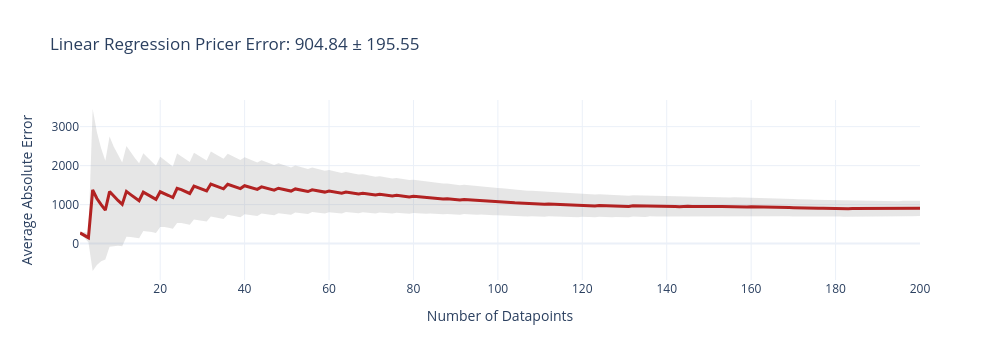
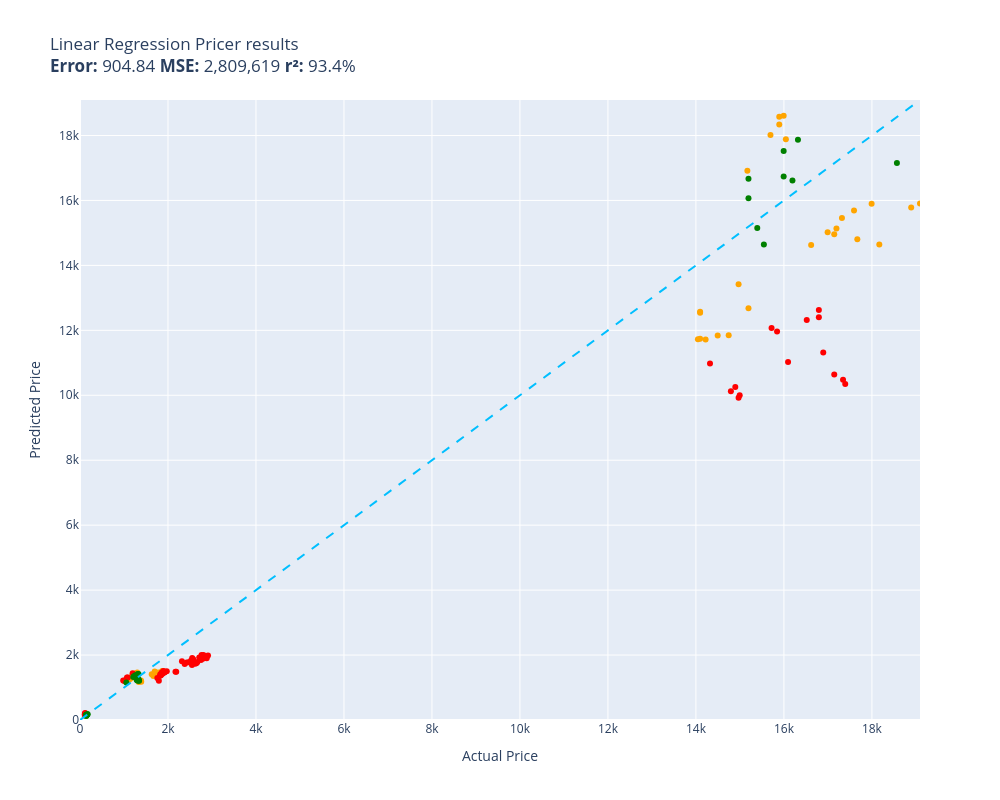

Write notebook code for charts like these, in order.
### Code cell
evaluate(linear_regression_pricer, test)

### Figure 1 — Plotly figure (JSON) as saved in the notebook; plotly's stock layout.template omitted (floating-point values rounded to 4 significant figures; data arrays with more than 128 entries replaced by an {"elided": "..."} marker saying what was removed)
{"data": [{"fill": "toself", "fillcolor": "rgba(128,128,128,0.2)", "hoverinfo": "skip", "line": {"color": "rgba(255,255,255,0)"}, "name": "95% CI", "showlegend": false, "type": "scatter", "x": {"elided": "400 int values"}, "y": {"elided": "400 float values"}}, {"customdata": {"elided": "200x1 float values"}, "hovertemplate": "n=%{x}<br>Avg Error=%{y:,.2f}<br>±95% CI=%{customdata[0]:,.2f}<extra></extra>", "line": {"color": "firebrick", "width": 3}, "mode": "lines", "name": "Cumulative Avg Error", "type": "scatter", "x": {"elided": "200 int values"}, "y": {"elided": "200 float values"}}], "layout": {"height": 360, "showlegend": false, "title": {"text": "Linear Regression Pricer Error: 904.84 ± 195.55"}, "width": 1000, "xaxis": {"title": {"text": "Number of Datapoints"}}, "yaxis": {"title": {"text": "Average Absolute Error"}}}}

### Figure 2 — Plotly figure (JSON) as saved in the notebook; plotly's stock layout.template omitted (floating-point values rounded to 4 significant figures)
{"data": [{"customdata": [["PTRO.JK\nGuess=1,425.58 Actual=1,700.00"], ["ADMR.JK\nGuess=1,170.12 Actual=1,334.36"], ["BUMI.JK\nGuess=122.90 Actual=141.00"], ["PTRO.JK\nGuess=1,406.83 Actual=1,690.00"], ["ADMR.JK\nGuess=1,181.28 Actual=1,391.55"], ["BUMI.JK\nGuess=124.91 Actual=139.00"], ["PTRO.JK\nGuess=1,405.54 Actual=1,630.00"], ["ADMR.JK\nGuess=1,220.16 Actual=1,386.79"], ["PTRO.JK\nGuess=1,398.91 Actual=1,680.00"], ["PTRO.JK\nGuess=1,357.44 Actual=1,667.50"], ["BUMI.JK\nGuess=154.77 Actual=135.00"], ["PTRO.JK\nGuess=1,441.64 Actual=1,720.00"], ["BUMI.JK\nGuess=150.18 Actual=135.00"], ["PTRO.JK\nGuess=1,495.01 Actual=1,697.50"], ["BUMI.JK\nGuess=152.37 Actual=130.00"], ["PTRO.JK\nGuess=1,459.07 Actual=1,777.50"], ["BUMI.JK\nGuess=150.93 Actual=127.00"], ["PTRO.JK\nGuess=1,510.18 Actual=1,877.50"], ["ADMR.JK\nGuess=1,458.93 Actual=1,301.01"], ["ADMR.JK\nGuess=1,443.17 Actual=1,267.65"], ["PANI.JK\nGuess=11,847.02 Actual=14,744.61"], ["ADMR.JK\nGuess=1,416.52 Actual=1,248.58"], ["BUMI.JK\nGuess=166.16 Actual=149.00"], ["BUMI.JK\nGuess=170.80 Actual=153.00"], ["PANI.JK\nGuess=11,726.65 Actual=14,044.87"], ["PANI.JK\nGuess=11,837.70 Actual=14,494.70"], ["ADMR.JK\nGuess=1,385.30 Actual=1,248.58"], ["PANI.JK\nGuess=11,719.04 Actual=14,219.80"], ["BUMI.JK\nGuess=161.02 Actual=143.00"], ["PANI.JK\nGuess=11,743.64 Actual=14,094.85"], ["BUMI.JK\nGuess=164.33 Actual=143.00"], ["PANI.JK\nGuess=12,573.22 Actual=14,094.85"], ["ADMR.JK\nGuess=1,326.64 Actual=1,205.69"], ["BUMI.JK\nGuess=171.54 Actual=146.00"], ["PANI.JK\nGuess=12,539.71 Actual=14,094.85"], ["ADMR.JK\nGuess=1,349.41 Actual=1,210.46"], ["PANI.JK\nGuess=12,677.99 Actual=15,194.45"], ["PTRO.JK\nGuess=1,497.48 Actual=1,862.50"], ["ADMR.JK\nGuess=1,355.76 Actual=1,205.69"], ["PANI.JK\nGuess=13,419.37 Actual=14,969.53"], ["ADMR.JK\nGuess=1,323.62 Actual=1,167.57"], ["ADMR.JK\nGuess=1,341.03 Actual=1,191.40"], ["ADMR.JK\nGuess=1,375.09 Actual=1,191.40"], ["ADMR.JK\nGuess=1,364.71 Actual=1,215.22"], ["PANI.JK\nGuess=16,914.17 Actual=15,169.46"], ["PANI.JK\nGuess=15,019.16 Actual=16,993.79"], ["PANI.JK\nGuess=15,900.68 Actual=17,993.42"], ["BUMI.JK\nGuess=169.63 Actual=148.00"], ["PANI.JK\nGuess=15,688.62 Actual=17,593.57"], ["ADMR.JK\nGuess=1,372.58 Actual=1,239.05"], ["BUMI.JK\nGuess=169.22 Actual=145.00"], ["PANI.JK\nGuess=15,908.91 Actual=19,093.02"], ["BUMI.JK\nGuess=170.24 Actual=145.00"], ["PANI.JK\nGuess=15,784.37 Actual=18,893.10"], ["ADMR.JK\nGuess=1,312.19 Actual=1,181.87"], ["BUMI.JK\nGuess=169.12 Actual=143.00"], ["ADMR.JK\nGuess=1,301.31 Actual=1,143.74"], ["BUMI.JK\nGuess=164.66 Actual=139.00"], ["PANI.JK\nGuess=18,579.84 Actual=15,894.19"], ["ADMR.JK\nGuess=1,273.74 Actual=1,110.38"], ["PANI.JK\nGuess=18,334.83 Actual=15,894.19"], ["PANI.JK\nGuess=18,607.39 Actual=15,994.16"], ["ADMR.JK\nGuess=1,257.05 Actual=1,077.02"], ["PANI.JK\nGuess=18,016.08 Actual=15,694.26"], ["ADMR.JK\nGuess=1,267.79 Actual=1,096.09"], ["PANI.JK\nGuess=17,885.05 Actual=16,044.14"], ["ADMR.JK\nGuess=1,250.91 Actual=1,096.09"], ["ADMR.JK\nGuess=1,283.84 Actual=1,081.79"], ["ADMR.JK\nGuess=1,272.84 Actual=1,143.74"], ["ADMR.JK\nGuess=1,234.30 Actual=1,110.38"], ["PANI.JK\nGuess=15,456.51 Actual=17,318.67"], ["ADMR.JK\nGuess=1,212.22 Actual=1,077.02"], ["PANI.JK\nGuess=14,955.02 Actual=17,143.73"], ["PANI.JK\nGuess=14,627.53 Actual=16,618.93"], ["ADMR.JK\nGuess=1,195.68 Actual=1,029.37"], ["PANI.JK\nGuess=15,132.69 Actual=17,193.72"], ["PANI.JK\nGuess=14,802.51 Actual=17,668.54"], ["PANI.JK\nGuess=14,644.20 Actual=18,168.36"]], "hovertemplate": "%{customdata[0]}<extra></extra>", "legendgroup": "orange", "marker": {"color": "orange", "size": 6, "symbol": "circle"}, "mode": "markers", "name": "orange", "orientation": "v", "showlegend": true, "type": "scatter", "x": [1700.0, 1334.0, 141.0, 1690.0, 1392.0, 139.0, 1630.0, 1387.0, 1680.0, 1667.0, 135.0, 1720.0, 135.0, 1697.0, 130.0, 1777.0, 127.0, 1877.0, 1301.0, 1268.0, 14740.0, 1249.0, 149.0, 153.0, 14040.0, 14490.0, 1249.0, 14220.0, 143.0, 14090.0, 143.0, 14090.0, 1206.0, 146.0, 14090.0, 1210.0, 15190.0, 1862.0, 1206.0, 14970.0, 1168.0, 1191.0, 1191.0, 1215.0, 15170.0, 16990.0, 17990.0, 148.0, 17590.0, 1239.0, 145.0, 19090.0, 145.0, 18890.0, 1182.0, 143.0, 1144.0, 139.0, 15890.0, 1110.0, 15890.0, 15990.0, 1077.0, 15690.0, 1096.0, 16040.0, 1096.0, 1082.0, 1144.0, 1110.0, 17320.0, 1077.0, 17140.0, 16620.0, 1029.0, 17190.0, 17670.0, 18170.0], "xaxis": "x", "y": [1426.0, 1170.0, 122.9, 1407.0, 1181.0, 124.9, 1406.0, 1220.0, 1399.0, 1357.0, 154.8, 1442.0, 150.2, 1495.0, 152.4, 1459.0, 150.9, 1510.0, 1459.0, 1443.0, 11850.0, 1417.0, 166.2, 170.8, 11730.0, 11840.0, 1385.0, 11720.0, 161.0, 11740.0, 164.3, 12570.0, 1327.0, 171.5, 12540.0, 1349.0, 12680.0, 1497.0, 1356.0, 13420.0, 1324.0, 1341.0, 1375.0, 1365.0, 16910.0, 15020.0, 15900.0, 169.6, 15690.0, 1373.0, 169.2, 15910.0, 170.2, 15780.0, 1312.0, 169.1, 1301.0, 164.7, 18580.0, 1274.0, 18330.0, 18610.0, 1257.0, 18020.0, 1268.0, 17890.0, 1251.0, 1284.0, 1273.0, 1234.0, 15460.0, 1212.0, 14960.0, 14630.0, 1196.0, 15130.0, 14800.0, 14640.0], "yaxis": "y"}, {"customdata": [["PANI.JK\nGuess=9,926.80 Actual=14,969.53"], ["PANI.JK\nGuess=10,123.45 Actual=14,794.59"], ["PANI.JK\nGuess=10,002.92 Actual=14,994.52"], ["PANI.JK\nGuess=10,256.80 Actual=14,894.56"], ["PANI.JK\nGuess=11,028.44 Actual=16,094.12"], ["PTRO.JK\nGuess=1,362.00 Actual=1,820.00"], ["PANI.JK\nGuess=10,474.96 Actual=17,343.66"], ["PTRO.JK\nGuess=1,205.42 Actual=1,792.50"], ["PANI.JK\nGuess=10,641.05 Actual=17,143.73"], ["PTRO.JK\nGuess=1,296.13 Actual=1,757.50"], ["PANI.JK\nGuess=10,347.02 Actual=17,393.64"], ["PANI.JK\nGuess=11,318.10 Actual=16,893.83"], ["PANI.JK\nGuess=12,403.62 Actual=16,793.86"], ["PANI.JK\nGuess=12,625.46 Actual=16,793.86"], ["PTRO.JK\nGuess=1,405.92 Actual=1,825.00"], ["PANI.JK\nGuess=12,069.77 Actual=15,719.26"], ["PTRO.JK\nGuess=1,470.99 Actual=1,917.50"], ["PANI.JK\nGuess=12,320.43 Actual=16,518.96"], ["PANI.JK\nGuess=11,966.80 Actual=15,844.21"], ["PTRO.JK\nGuess=1,482.99 Actual=1,925.00"], ["PTRO.JK\nGuess=1,461.48 Actual=1,857.50"], ["PANI.JK\nGuess=10,980.54 Actual=14,319.77"], ["PTRO.JK\nGuess=1,393.80 Actual=1,845.00"], ["ADMR.JK\nGuess=1,439.50 Actual=1,196.16"], ["PTRO.JK\nGuess=1,375.03 Actual=1,837.50"], ["PTRO.JK\nGuess=1,454.22 Actual=1,870.00"], ["PTRO.JK\nGuess=1,470.20 Actual=1,925.00"], ["PTRO.JK\nGuess=1,434.26 Actual=1,885.00"], ["PTRO.JK\nGuess=1,467.12 Actual=1,887.50"], ["PTRO.JK\nGuess=1,505.45 Actual=1,895.00"], ["BUMI.JK\nGuess=171.30 Actual=141.00"], ["BUMI.JK\nGuess=167.24 Actual=135.00"], ["PTRO.JK\nGuess=1,486.65 Actual=1,892.50"], ["BUMI.JK\nGuess=178.79 Actual=147.00"], ["PTRO.JK\nGuess=1,504.81 Actual=1,972.50"], ["BUMI.JK\nGuess=170.15 Actual=138.00"], ["PTRO.JK\nGuess=1,482.68 Actual=2,187.50"], ["BUMI.JK\nGuess=168.37 Actual=137.00"], ["PTRO.JK\nGuess=1,483.65 Actual=2,170.00"], ["BUMI.JK\nGuess=171.94 Actual=139.00"], ["PTRO.JK\nGuess=1,809.99 Actual=2,317.50"], ["BUMI.JK\nGuess=181.76 Actual=139.00"], ["PTRO.JK\nGuess=1,726.95 Actual=2,380.00"], ["BUMI.JK\nGuess=177.92 Actual=138.00"], ["PTRO.JK\nGuess=1,782.06 Actual=2,470.00"], ["BUMI.JK\nGuess=173.14 Actual=142.00"], ["PTRO.JK\nGuess=1,768.04 Actual=2,425.00"], ["PTRO.JK\nGuess=1,696.63 Actual=2,545.00"], ["PTRO.JK\nGuess=1,751.89 Actual=2,640.00"], ["PTRO.JK\nGuess=1,735.18 Actual=2,620.00"], ["PTRO.JK\nGuess=1,908.60 Actual=2,550.00"], ["PTRO.JK\nGuess=1,874.41 Actual=2,572.50"], ["BUMI.JK\nGuess=164.57 Actual=135.00"], ["PTRO.JK\nGuess=1,831.56 Actual=2,525.00"], ["ADMR.JK\nGuess=1,306.47 Actual=1,086.55"], ["BUMI.JK\nGuess=167.76 Actual=132.00"], ["PTRO.JK\nGuess=1,785.74 Actual=2,667.50"], ["BUMI.JK\nGuess=164.89 Actual=122.00"], ["PTRO.JK\nGuess=1,757.15 Actual=2,650.00"], ["BUMI.JK\nGuess=158.81 Actual=115.00"], ["PTRO.JK\nGuess=1,846.41 Actual=2,750.00"], ["ADMR.JK\nGuess=1,305.93 Actual=1,067.49"], ["BUMI.JK\nGuess=155.27 Actual=116.00"], ["PTRO.JK\nGuess=1,897.87 Actual=2,815.00"], ["BUMI.JK\nGuess=182.94 Actual=116.00"], ["PTRO.JK\nGuess=2,001.11 Actual=2,805.00"], ["BUMI.JK\nGuess=215.06 Actual=116.00"], ["PTRO.JK\nGuess=1,951.78 Actual=2,830.00"], ["BUMI.JK\nGuess=199.24 Actual=118.00"], ["PTRO.JK\nGuess=2,003.12 Actual=2,762.50"], ["BUMI.JK\nGuess=195.57 Actual=123.00"], ["PTRO.JK\nGuess=1,921.88 Actual=2,745.00"], ["BUMI.JK\nGuess=183.25 Actual=124.00"], ["PTRO.JK\nGuess=1,904.15 Actual=2,880.00"], ["BUMI.JK\nGuess=185.24 Actual=119.00"], ["PTRO.JK\nGuess=1,892.16 Actual=2,800.00"], ["BUMI.JK\nGuess=180.71 Actual=120.00"], ["PTRO.JK\nGuess=1,926.35 Actual=2,710.00"], ["ADMR.JK\nGuess=1,212.48 Actual=1,000.77"], ["BUMI.JK\nGuess=176.99 Actual=115.00"], ["PTRO.JK\nGuess=1,986.36 Actual=2,910.00"], ["ADMR.JK\nGuess=1,218.26 Actual=981.71"], ["BUMI.JK\nGuess=172.62 Actual=108.00"]], "hovertemplate": "%{customdata[0]}<extra></extra>", "legendgroup": "red", "marker": {"color": "red", "size": 6, "symbol": "circle"}, "mode": "markers", "name": "red", "orientation": "v", "showlegend": true, "type": "scatter", "x": [14970.0, 14790.0, 14990.0, 14890.0, 16090.0, 1820.0, 17340.0, 1792.0, 17140.0, 1757.0, 17390.0, 16890.0, 16790.0, 16790.0, 1825.0, 15720.0, 1917.0, 16520.0, 15840.0, 1925.0, 1857.0, 14320.0, 1845.0, 1196.0, 1837.0, 1870.0, 1925.0, 1885.0, 1887.0, 1895.0, 141.0, 135.0, 1892.0, 147.0, 1972.0, 138.0, 2187.0, 137.0, 2170.0, 139.0, 2317.0, 139.0, 2380.0, 138.0, 2470.0, 142.0, 2425.0, 2545.0, 2640.0, 2620.0, 2550.0, 2572.0, 135.0, 2525.0, 1087.0, 132.0, 2667.0, 122.0, 2650.0, 115.0, 2750.0, 1067.0, 116.0, 2815.0, 116.0, 2805.0, 116.0, 2830.0, 118.0, 2762.0, 123.0, 2745.0, 124.0, 2880.0, 119.0, 2800.0, 120.0, 2710.0, 1001.0, 115.0, 2910.0, 981.7, 108.0], "xaxis": "x", "y": [9927.0, 10120.0, 10000.0, 10260.0, 11030.0, 1362.0, 10470.0, 1205.0, 10640.0, 1296.0, 10350.0, 11320.0, 12400.0, 12630.0, 1406.0, 12070.0, 1471.0, 12320.0, 11970.0, 1483.0, 1461.0, 10980.0, 1394.0, 1439.0, 1375.0, 1454.0, 1470.0, 1434.0, 1467.0, 1505.0, 171.3, 167.2, 1487.0, 178.8, 1505.0, 170.1, 1483.0, 168.4, 1484.0, 171.9, 1810.0, 181.8, 1727.0, 177.9, 1782.0, 173.1, 1768.0, 1697.0, 1752.0, 1735.0, 1909.0, 1874.0, 164.6, 1832.0, 1306.0, 167.8, 1786.0, 164.9, 1757.0, 158.8, 1846.0, 1306.0, 155.3, 1898.0, 182.9, 2001.0, 215.1, 1952.0, 199.2, 2003.0, 195.6, 1922.0, 183.3, 1904.0, 185.2, 1892.0, 180.7, 1926.0, 1212.0, 177.0, 1986.0, 1218.0, 172.6], "yaxis": "y"}, {"customdata": [["BUMI.JK\nGuess=132.87 Actual=139.00"], ["ADMR.JK\nGuess=1,209.74 Actual=1,343.90"], ["BUMI.JK\nGuess=132.48 Actual=140.00"], ["ADMR.JK\nGuess=1,248.92 Actual=1,334.36"], ["BUMI.JK\nGuess=146.96 Actual=139.00"], ["ADMR.JK\nGuess=1,238.24 Actual=1,324.83"], ["BUMI.JK\nGuess=145.32 Actual=135.00"], ["ADMR.JK\nGuess=1,216.60 Actual=1,301.01"], ["ADMR.JK\nGuess=1,206.71 Actual=1,329.60"], ["BUMI.JK\nGuess=151.44 Actual=138.00"], ["ADMR.JK\nGuess=1,240.78 Actual=1,286.71"], ["ADMR.JK\nGuess=1,324.04 Actual=1,296.24"], ["ADMR.JK\nGuess=1,417.95 Actual=1,329.60"], ["ADMR.JK\nGuess=1,353.01 Actual=1,281.94"], ["BUMI.JK\nGuess=151.58 Actual=149.00"], ["ADMR.JK\nGuess=1,414.14 Actual=1,310.54"], ["BUMI.JK\nGuess=178.54 Actual=174.00"], ["BUMI.JK\nGuess=175.16 Actual=164.00"], ["BUMI.JK\nGuess=164.00 Actual=161.00"], ["ADMR.JK\nGuess=1,346.49 Actual=1,234.29"], ["BUMI.JK\nGuess=164.60 Actual=150.00"], ["BUMI.JK\nGuess=158.04 Actual=147.00"], ["ADMR.JK\nGuess=1,358.36 Actual=1,253.35"], ["ADMR.JK\nGuess=1,337.02 Actual=1,229.52"], ["PANI.JK\nGuess=14,645.18 Actual=15,544.32"], ["PANI.JK\nGuess=15,153.58 Actual=15,394.37"], ["PANI.JK\nGuess=16,667.89 Actual=15,194.45"], ["ADMR.JK\nGuess=1,354.20 Actual=1,258.12"], ["PANI.JK\nGuess=16,066.47 Actual=15,194.45"], ["ADMR.JK\nGuess=1,327.10 Actual=1,253.35"], ["ADMR.JK\nGuess=1,311.26 Actual=1,281.94"], ["ADMR.JK\nGuess=1,377.62 Actual=1,258.12"], ["ADMR.JK\nGuess=1,323.10 Actual=1,210.46"], ["PANI.JK\nGuess=17,153.97 Actual=18,568.21"], ["PANI.JK\nGuess=17,869.24 Actual=16,319.04"], ["PANI.JK\nGuess=16,617.39 Actual=16,194.08"], ["PANI.JK\nGuess=17,525.15 Actual=15,994.16"], ["PANI.JK\nGuess=16,734.61 Actual=15,994.16"], ["ADMR.JK\nGuess=1,151.71 Actual=1,053.20"]], "hovertemplate": "%{customdata[0]}<extra></extra>", "legendgroup": "green", "marker": {"color": "green", "size": 6, "symbol": "circle"}, "mode": "markers", "name": "green", "orientation": "v", "showlegend": true, "type": "scatter", "x": [139.0, 1344.0, 140.0, 1334.0, 139.0, 1325.0, 135.0, 1301.0, 1330.0, 138.0, 1287.0, 1296.0, 1330.0, 1282.0, 149.0, 1311.0, 174.0, 164.0, 161.0, 1234.0, 150.0, 147.0, 1253.0, 1230.0, 15540.0, 15390.0, 15190.0, 1258.0, 15190.0, 1253.0, 1282.0, 1258.0, 1210.0, 18570.0, 16320.0, 16190.0, 15990.0, 15990.0, 1053.0], "xaxis": "x", "y": [132.9, 1210.0, 132.5, 1249.0, 147.0, 1238.0, 145.3, 1217.0, 1207.0, 151.4, 1241.0, 1324.0, 1418.0, 1353.0, 151.6, 1414.0, 178.5, 175.2, 164.0, 1346.0, 164.6, 158.0, 1358.0, 1337.0, 14650.0, 15150.0, 16670.0, 1354.0, 16070.0, 1327.0, 1311.0, 1378.0, 1323.0, 17150.0, 17870.0, 16620.0, 17530.0, 16730.0, 1152.0], "yaxis": "y"}, {"hoverinfo": "skip", "line": {"color": "deepskyblue", "dash": "dash", "width": 2}, "mode": "lines", "name": "y = x", "showlegend": false, "type": "scatter", "x": [0, 19090.0], "y": [0, 19090.0]}], "layout": {"height": 800, "legend": {"title": {"text": "color"}, "tracegroupgap": 0}, "showlegend": false, "title": {"text": "Linear Regression Pricer results<br><b>Error:</b> 904.84 <b>MSE:</b> 2,809,619 <b>r²:</b> 93.4%"}, "width": 1000, "xaxis": {"anchor": "y", "domain": [0, 1], "range": [0, 19090.0], "title": {"text": "Actual Price"}}, "yaxis": {"anchor": "x", "domain": [0, 1], "range": [0, 19090.0], "title": {"text": "Predicted Price"}}}}
